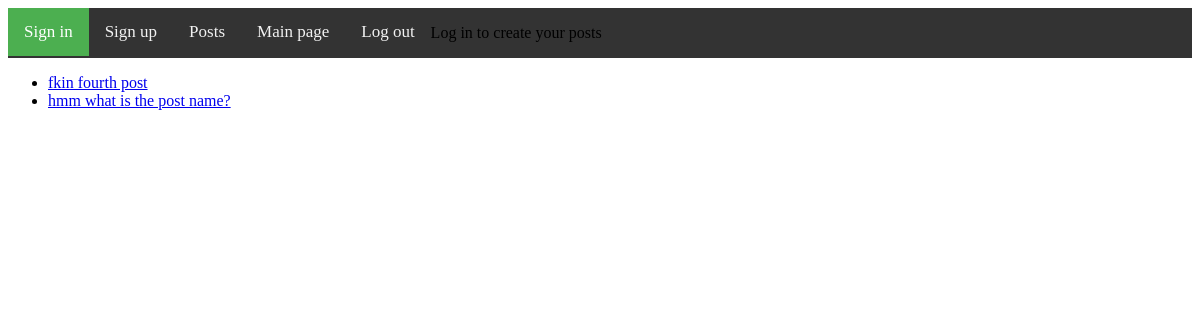
Page /posts on the earlier database version.
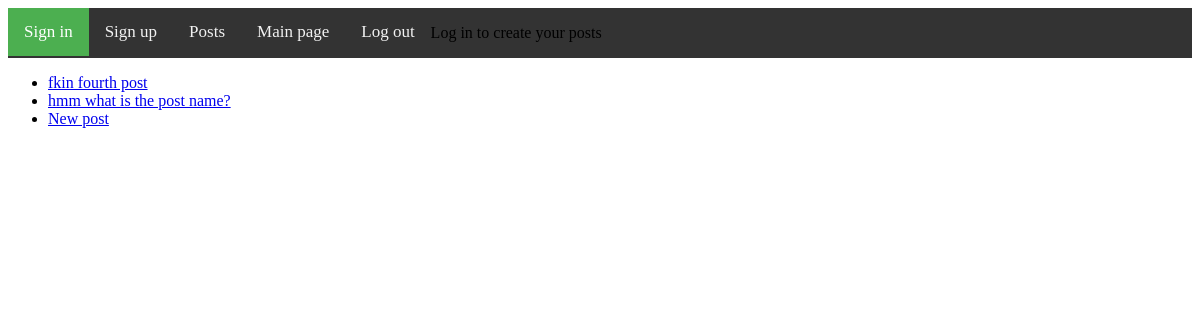
Same page on the later database version.
### sweater/models.py (models this page shows, shortened)
class Post(db.Model):
    id = db.Column(db.Integer, primary_key=True, autoincrement=True)
    post_name = db.Column(db.String, unique=True)
    post_text = db.Column(db.Text)
    pub_date = db.Column(db.DateTime, nullable=False, default=datetime.utcnow)
    user_id = db.Column(db.Integer, db.ForeignKey('user.user_id'))
    def __repr__(self):
        return self.post_name

### sweater/routes.py (the view)
@app.route('/posts')
def posts():
    return render_template('posts.html', posts=Post.query.all(), title='Posts')

### sweater/routes.py (called while the page is built)
@app.after_request
def redirect_to_signin(response):
    if response.status_code == 401:
        return redirect(url_for('login_page') + '?next=' + request.url)
    return response

### sweater/templates/posts.html
{% extends 'base.html' %}
{% block content %}
    <ul>
    {% for post in posts %}
    <li><a href="{{ url_for('post', post_id=post.id)}}">{{ post }} </a></li>
    {% endfor %}
    </ul>
{% endblock %}

Differences in the rows shown:
added Post: post_name "New post"
